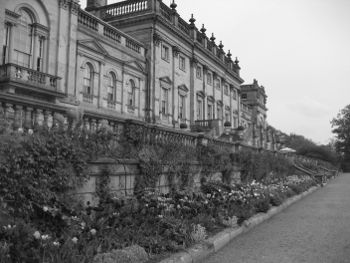
#> input picture Lista4/harewood.jpg, 350 x 263 px
$ python exercicio6.py
#> lines starting #> are read from the running program, lines starting #| are printed output that depends on the picture; after the words box and inside, x2 and y2 are one past the last pixel; in counts of white or black regions, pixels touching at a corner belong together
import cv2
import numpy as np
import os

# Função do exercício anterior
def otsu_threshold(image):
    histogram = cv2.calcHist([image], [0], None, [256], [0, 256])
    total_pixels = image.shape[0] * image.shape[1]
    prob_hist = histogram.ravel() / total_pixels
    max_variance = 0
    best_threshold = 0
    for t in range(256):
        w0 = np.sum(prob_hist[:t])
        w1 = np.sum(prob_hist[t:])
        if w0 == 0 or w1 == 0: continue
        mean0 = np.sum(np.arange(t) * prob_hist[:t]) / w0
        mean1 = np.sum(np.arange(t, 256) * prob_hist[t:]) / w1
        variance = w0 * w1 * ((mean0 - mean1) ** 2)
        if variance > max_variance:
            max_variance = variance
            best_threshold = t
    _ , thresholded_image = cv2.threshold(image, best_threshold, 255, cv2.THRESH_BINARY)
    return thresholded_image, best_threshold

print("\n--- Executando Exercício 6: Metodo de Otsu ---")
script_dir = os.path.dirname(os.path.abspath(__file__))
image_files = ['harewood.jpg', 'nuts.jpg', 'snow.jpg', 'minhaimagem.webp']

for filename in image_files:
    try:
        image_path = os.path.join(script_dir, filename)
        gray_img = cv2.imread(image_path, cv2.IMREAD_GRAYSCALE)
#> gray_img is the input picture: shape (263, 350); min 3, max 255, mean 116.2
        if gray_img is None:
            raise FileNotFoundError(f"Imagem '{filename}' não encontrada.")

        otsu_img, threshold_value = otsu_threshold(gray_img)
#> in otsu_threshold, `histogram = cv2.calcHist([image], [0], None, [256], [0, 256])`: histogram = 256 values, max 1707 at index 240, min 0 at index 0, mean 359.6
#> in otsu_threshold, `prob_hist = histogram.ravel() / total_pixels`: prob_hist = 256 values, max 0.0185 at index 240, min 0 at index 0, mean 0.00391
#> the loop in otsu_threshold, `for t in range(256):` made 256 passes
#> (w0, w1, mean0, mean1, variance, max_variance) on passes 5, 9, 10, 11, 12, 13, 14, 15, 16, 17, 18, 19: (1.09e-05, 1, 3, 116.2, 0.139, 0.139), (3.26e-05, 1, 5.67, 116.2, 0.398, 0.398), (5.43e-05, 1, 6.6, 116.2, 0.653, 0.653), (0.00012, 1, 7.91, 116.2, 1.4, 1.4), (0.000163, 1, 8.47, 116.3, 1.89, 1.89), (0.000261, 1, 9.42, 116.3, 2.98, 2.98), (0.000402, 1, 10.32, 116.3, 4.51, 4.51), (0.00063, 0.999, 11.29, 116.3, 6.94, 6.94), (0.000869, 0.999, 12.04, 116.3, 9.44, 9.44), (0.00116, 0.999, 12.79, 116.4, 12.45, 12.45), (0.00154, 0.998, 13.58, 116.4, 16.28, 16.28), (0.0019, 0.998, 14.22, 116.4, 19.82, 19.82)
#> (w0, w1) on passes 1 to 4: (0, 1), (0, 1), (0, 1), (0, 1)
#> after the loop in otsu_threshold, `for t in range(256):`: best_threshold = 147; max_variance = 3109.5
#> in otsu_threshold, `_ , thresholded_image = cv2.threshold(image, best_threshold, 255, cv2...`:
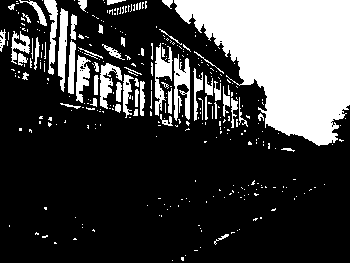
#> thresholded_image: shape (263, 350); 25.7% white; 336 white regions (278 under 20 px), largest, box (x1, y1, x2, y2) and area: (174, 0, 350, 146) 15786, (174, 54, 190, 121) 655, (155, 43, 173, 116) 600
#> threshold_value = 147
        output_filename = f'{filename.split(".")[0]}_otsu.png'
        cv2.imwrite(os.path.join(script_dir, output_filename), otsu_img)

        # Exibe o resultado de cada imagem em uma janela
        print(f"Mostrando resultado para '{filename}'. Limiar de Otsu = {threshold_value}.")
#| Mostrando resultado para 'harewood.jpg'. Limiar de Otsu = 147.
        cv2.imshow(f"Ex6: Otsu em {filename}", otsu_img)
        print("Pressione qualquer tecla para a proxima imagem...")
        cv2.waitKey(0)

    except FileNotFoundError as e:
        print(e)
#> pass 2 of the loop `for filename in image_files:`:
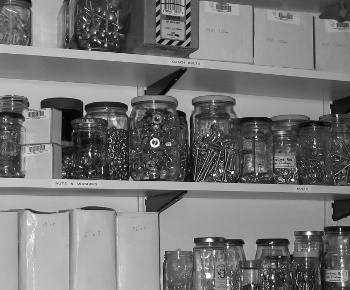
#> input picture Lista4/nuts.jpg, 350 x 290 px
#> gray_img is the input picture: shape (290, 350); min 0, max 255, mean 117.4
#> histogram = 256 values, max 1399 at index 177, min 2 at index 1, mean 396.5
#> prob_hist = 256 values, max 0.0138 at index 177, min 1.97e-05 at index 1, mean 0.00391
#> the loop in otsu_threshold (call 2), `for t in range(256):` made 256 passes
#> (w0, w1, mean0, mean1, variance, max_variance) on passes 2 to 9: (2.96e-05, 1, 0, 117.4, 0.407, 0.407), (4.93e-05, 1, 0.4, 117.4, 0.674, 0.674), (0.000118, 1, 1.33, 117.4, 1.59, 1.59), (0.000236, 1, 2.17, 117.4, 3.14, 3.14), (0.000532, 0.999, 3.19, 117.4, 6.94, 6.94), (0.00118, 0.999, 4.18, 117.5, 15.16, 15.16), (0.00182, 0.998, 4.82, 117.6, 23.12, 23.12), (0.00246, 0.998, 5.39, 117.6, 30.95, 30.95)
#> in otsu_threshold (call 2), `_ , thresholded_image = cv2.threshold(image, best_threshold, 255, cv2...`:
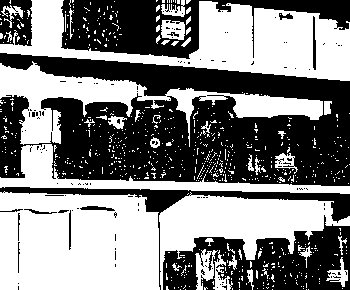
#> thresholded_image: shape (290, 350); 50.7% white; 128 black regions (113 under 20 px), largest, box (x1, y1, x2, y2) and area: (0, 53, 350, 186) 29502, (61, 0, 350, 59) 7827, (163, 215, 350, 290) 7552
#| Mostrando resultado para 'nuts.jpg'. Limiar de Otsu = 117.
#> pass 3 of the loop `for filename in image_files:`:
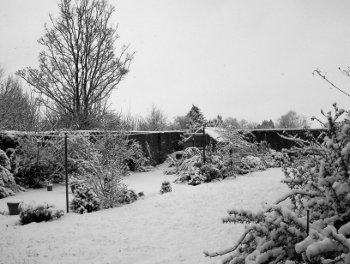
#> input picture Lista4/snow.jpg, 350 x 264 px
#> gray_img is the input picture: shape (264, 350); min 0, max 255, mean 164.8
#> in otsu_threshold (call 3), `_ , thresholded_image = cv2.threshold(image, best_threshold, 255, cv2...`:
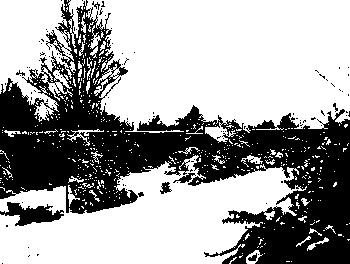
#> thresholded_image: shape (264, 350); 63.3% white; 109 black regions (100 under 20 px), largest, box (x1, y1, x2, y2) and area: (0, 0, 350, 264) 32563, (0, 202, 64, 226) 776, (173, 173, 196, 183) 90
#| Mostrando resultado para 'snow.jpg'. Limiar de Otsu = 149.
#> the loop made 4 passes; the first 3 are shown

# Fecha a última janela aberta
cv2.destroyAllWindows()
print("\nTodos os exercícios foram concluídos!")
